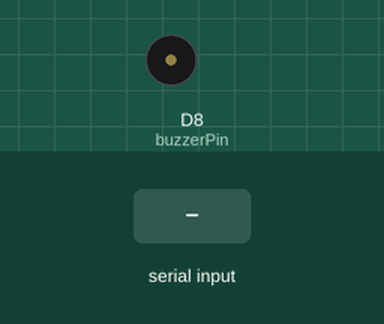
Recording of a sketch running on a simulated ESP8266 (NodeMCU). Parts: buzzer (waves = sounding). Inputs (shaded band) come from the test bench.

Above: at 1.2 s.
1.3 s: "30,150,10,200\n" received over Serial
At 2.6 s:
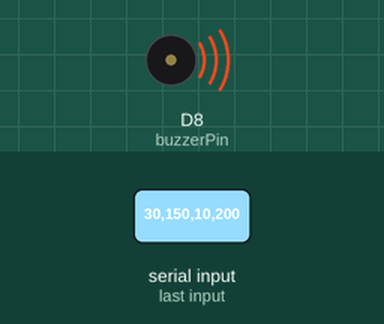
Timing chart, 0 to 4.3 s (numbered marks = the images above; inputs shaded):
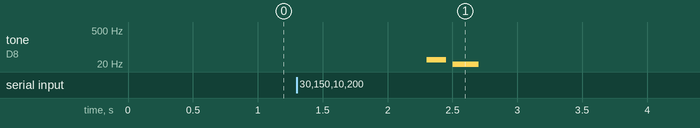

The sketch:

ESP8266_buzzer_test.ino
```cpp
/*
This code is to test buzzer sound.
Attach the buzzer at Pin D8.
You can enter frequency and timing continuelsy spreated by comma.
Here is example format. " 2217,70 ,2349,47, 1480,100, 1661,23, 1760,23,1190,93,740,93,923,230 "
*/

#include <ESP8266WiFi.h>

const int buzzerPin = D8; // Buzzer pin

void setup() {
  Serial.begin(115200);
  pinMode(buzzerPin, OUTPUT);
}

void loop() {
  if (Serial.available() > 0) {
    String input = Serial.readStringUntil('\n'); // Read input until newline character
    generateTones(input);
  }
}

void generateTones(String input) {
  int frequencies[100]; // Array to store frequencies
  int timings[100]; // Array to store timings
  int count = 0; // Counter for frequencies and timings

  // Parse input string
  int pos = 0;
  while ((pos = input.indexOf(',')) != -1) {
    frequencies[count] = input.substring(0, pos).toInt(); // Extract frequency
    input = input.substring(pos + 1); // Remove extracted frequency from input string
    pos = input.indexOf(','); // Find position of next comma
    timings[count] = input.substring(0, pos).toInt(); // Extract timing
    input = input.substring(pos + 1); // Remove extracted timing from input string
    count++;
  }

  // Add the last frequency and timing
  frequencies[count] = input.toInt();
  timings[count] = Serial.parseInt();

  // Generate tones
  for (int i = 0; i <= count; i++) {
    tone(buzzerPin, frequencies[i]); // Generate tone
    delay(timings[i]); // Wait for the specified duration
    noTone(buzzerPin); // Stop the tone
    delay(50); // Add a small delay between tones
  }
}
```

Measured:
- after the input at 1.3 s, tone on D8 (buzzerPin): silent → 30 Hz after 1.0 s, → silent 0.15 s later, → 10 Hz 0.05 s later, → silent 0.20 s later
